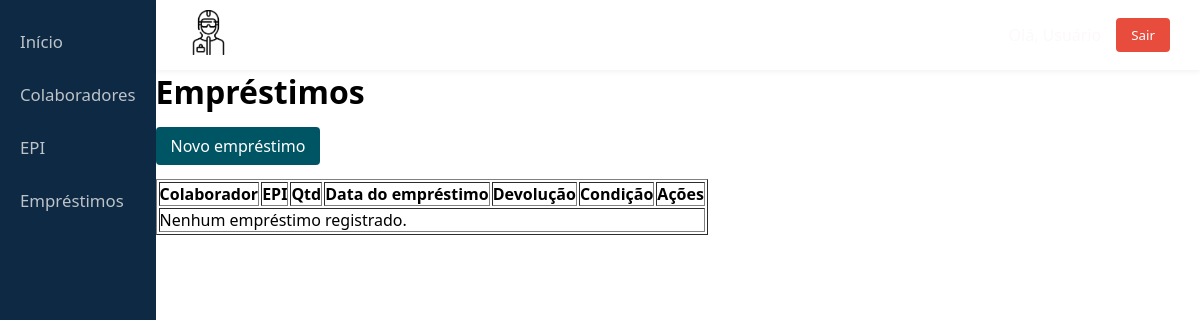
The page /emprestimos/ (signed in) on the database as committed earlier.
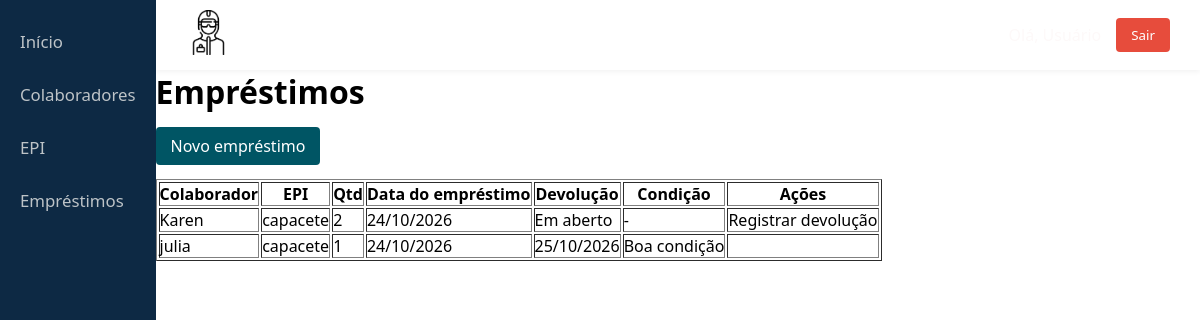
The same page on the database as committed later.
### nucleo/models.py (models this page shows, shortened)
class ItemEmprestimo(models.Model):
    class Condicao(models.TextChoices):
        BOA = "boa", "Boa condição"
        DANIFICADO = "danificado", "Danificado"
        PERDIDO = "perdido", "Perdido"
    emprestimo = models.ForeignKey(Emprestimo, on_delete=models.CASCADE, related_name="itens")
    epi = models.ForeignKey(EPI, on_delete=models.PROTECT)
    quantidade = models.PositiveIntegerField(default=1, validators=[MinValueValidator(1)])
    data_devolucao = models.DateField(null=True, blank=True)
    condicao_devolucao = models.CharField(max_length=12, choices=Condicao.choices, blank=True)

class Emprestimo(models.Model):
    colaborador = models.ForeignKey(Colaborador, on_delete=models.PROTECT)
    data_emprestimo = models.DateField(default=timezone.localdate)
    observacao = models.CharField(max_length=200, blank=True)

class Colaborador(models.Model):
    setor = models.ForeignKey(Setor, on_delete=models.PROTECT)
    nome = models.CharField(max_length=50)
    cpf = models.CharField(max_length=11, unique=True)
    status = models.BooleanField(default=True)
    def __str__(self):
        return self.nome

class EPI(models.Model):
    categoria = models.ForeignKey(EPICategoria, on_delete=models.PROTECT)
    nome = models.CharField(max_length=45)
    estoque = models.PositiveIntegerField(default=5)
    def __str__(self):
        return self.nome

### nucleo/views.py (the view)
# urls.py: path("emprestimos/", views.EmprestimoList.as_view(), name="emprestimo_lista"),
class EmprestimoList(PermissionRequiredMixin, ListView):
    permission_required = "nucleo.view_itememprestimo"
    model = ItemEmprestimo
    template_name = "nucleo/emprestimo_lista.html"
    context_object_name = "itens"
    def get_queryset(self):
        return (
            ItemEmprestimo.objects
            .select_related("emprestimo__colaborador", "epi")
            .order_by("-emprestimo__data_emprestimo", "-id")
        )

### nucleo/templates/nucleo/emprestimo_lista.html
{% extends "nucleo/base.html" %}
{% block conteudo %}
<h1>Empréstimos</h1>
<br>
<a class="btn-novo" href="{% url 'nucleo:emprestimo_novo' %}">Novo empréstimo</a>
<br>
<br>
<table border="1" cellpadding="6">
    <tr>
        <th>Colaborador</th><th>EPI</th><th>Qtd</th>
        <th>Data do empréstimo</th><th>Devolução</th><th>Condição</th><th>Ações</th>
    </tr>
    {% for i in itens %}
    <tr>
        <td>{{ i.emprestimo.colaborador }}</td>
        <td>{{ i.epi }}</td>
        <td>{{ i.quantidade }}</td>
        <td>{{ i.emprestimo.data_emprestimo|date:"d/m/Y" }}</td>
        <td>{{ i.data_devolucao|date:"d/m/Y"|default:"Em aberto" }}</td>
        <td>{{ i.get_condicao_devolucao_display|default:"-" }}</td>
        <td>
            {% if not i.data_devolucao %}
            <a href="{% url 'nucleo:item_devolver' i.pk %}">Registrar devolução</a>
            {% endif %}
        </td>
    </tr>
    {% empty %}
    <tr><td colspan="7">Nenhum empréstimo registrado.</td></tr>
    {% endfor %}
</table>
{% endblock %}

### nucleo/templates/nucleo/base.html (shortened to what this page needs)
{% load static %}
<!DOCTYPE html>
<html lang="pt-br">
<head>
    <link rel="stylesheet" href="{% static 'css/css.css' %}">
</head>
<body>
    <div class="dashboard-container">
        <nav class="sidebar-menu">
            <a href="{% url 'nucleo:home' %}" class="menu-item">Início</a>
            <a href="{% url 'nucleo:colaborador_lista' %}" class="menu-item">Colaboradores</a>
            <a href="{% url 'nucleo:epi_lista' %}" class="menu-item">EPI</a>
            <a href="{% url 'nucleo:emprestimo_lista' %}" class="menu-item">Empréstimos</a>
        </nav>
        <div class="main-layout">
            <header class="main-header">
                <a href="{% url 'nucleo:home' %}" class="header-logo-link">
                    <img src="{% static 'logo.png' %}" alt="Logo Início" class="header-logo">
                </a>
                <div class="user-info">
                    <span>Olá, Usuário</span>
                    <form method="post" action="{% url 'nucleo:logout' %}" style="display:inline">
                         <button class="btn-logout">Sair</button>
                    </form>
                </div>
            </header>
            <main class="conteudo">
                 {% block conteudo %}{% endblock %}
            </main>
        </div>
    </div>
</body>
</html>

### nucleo/static/css/css.css (style rules this page uses)
.user-info form { margin: 0; }
* { margin: 0; padding: 0; box-sizing: border-box; font-family: 'Segoe UI', Tahoma, Geneva, Verdana, sans-serif; }
body { background-color: #f4f6f9; color: #fdf9f9; }
a { text-decoration: none; color: inherit; }
.dashboard-container { display: flex; min-height: 100vh; background-color: #0d2944; }
.sidebar-menu { display: flex; flex-direction: column; margin-top: 15px; }
.menu-item { padding: 15px 20px; color: #bdc3c7; text-decoration: none; transition: all 0.3s ease; font-size: 1.05rem; }
.main-layout { flex: 1; display: flex; flex-direction: column; background-color: #ffffff; }
.main-header { background-color: #ffffff; height: 70px; padding: 0 30px; display: flex; align-items: center; justify-content: space-between; box-shadow: 0 2px 5px rgba(0,0,0,0.05); }
.header-logo { height: 45px; width: auto; cursor: pointer; transition: transform 0.2s; }
.user-info { display: flex; align-items: center; gap: 15px; }
.btn-logout { background-color: #e74c3c; color: white; border: none; padding: 8px 15px; border-radius: 4px; cursor: pointer; transition: background 0.2s; }
.conteudo { color: black }
.btn-novo { background-color: #005564; color: white; border: none; padding: 8px 15px; border-radius: 4px; cursor: pointer; transition: background 0.2s; }

Rows that differ between the two databases and show on the page:
added ItemEmprestimo: emprestimo.colaborador "Karen", epi "capacete", quantidade "2", emprestimo.data_emprestimo "24/10/2026", data_devolucao "Em aberto", condicao_devolucao "-", shows "Registrar devolução"
added ItemEmprestimo: emprestimo.colaborador "julia", epi "capacete", quantidade "1", emprestimo.data_emprestimo "24/10/2026", data_devolucao "25/10/2026", condicao_devolucao "Boa condição"
Other text that changed with them:
text no longer shown: "Nenhum empréstimo registrado."
